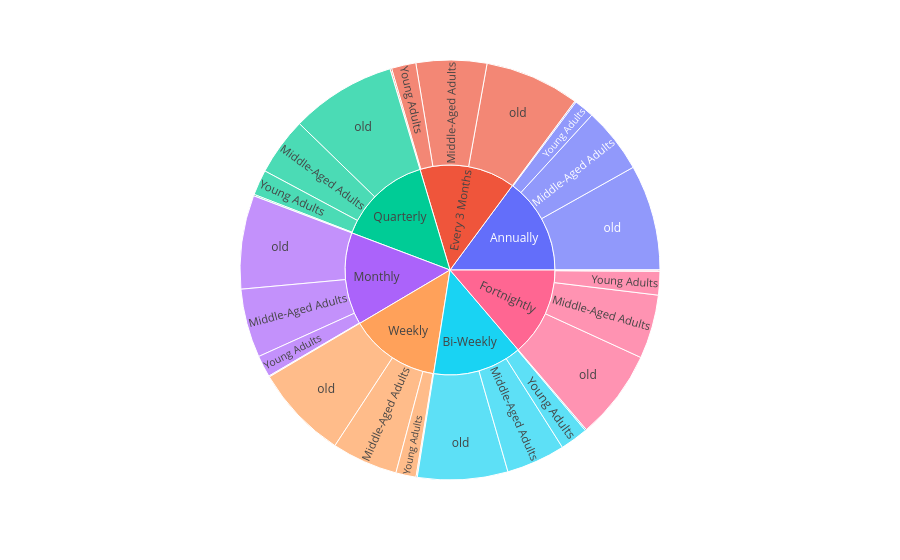

Here is the notebook cell this chart was saved with:
### Code cell
px.sunburst(shop , path=['Frequency of Purchases','Age_category'] , values='Age')

### Figure 1 — Plotly figure (JSON) as saved in the notebook; plotly's stock layout.template omitted (floating-point values rounded to 4 significant figures)
{"data": [{"branchvalues": "total", "domain": {"x": [0, 1], "y": [0, 1]}, "hovertemplate": "labels=%{label}<br>Age=%{value}<br>parent=%{parent}<br>id=%{id}<extra></extra>", "ids": ["Annually/child", "Bi-Weekly/child", "Every 3 Months/child", "Fortnightly/child", "Monthly/child", "Quarterly/child", "Weekly/child", "Annually/teen", "Bi-Weekly/teen", "Every 3 Months/teen", "Fortnightly/teen", "Monthly/teen", "Quarterly/teen", "Weekly/teen", "Annually/Young Adults", "Bi-Weekly/Young Adults", "Every 3 Months/Young Adults", "Fortnightly/Young Adults", "Monthly/Young Adults", "Quarterly/Young Adults", "Weekly/Young Adults", "Annually/Middle-Aged Adults", "Bi-Weekly/Middle-Aged Adults", "Every 3 Months/Middle-Aged Adults", "Fortnightly/Middle-Aged Adults", "Monthly/Middle-Aged Adults", "Quarterly/Middle-Aged Adults", "Weekly/Middle-Aged Adults", "Annually/old", "Bi-Weekly/old", "Every 3 Months/old", "Fortnightly/old", "Monthly/old", "Quarterly/old", "Weekly/old", "Annually", "Bi-Weekly", "Every 3 Months", "Fortnightly", "Monthly", "Quarterly", "Weekly"], "labels": ["child", "child", "child", "child", "child", "child", "child", "teen", "teen", "teen", "teen", "teen", "teen", "teen", "Young Adults", "Young Adults", "Young Adults", "Young Adults", "Young Adults", "Young Adults", "Young Adults", "Middle-Aged Adults", "Middle-Aged Adults", "Middle-Aged Adults", "Middle-Aged Adults", "Middle-Aged Adults", "Middle-Aged Adults", "Middle-Aged Adults", "old", "old", "old", "old", "old", "old", "old", "Annually", "Bi-Weekly", "Every 3 Months", "Fortnightly", "Monthly", "Quarterly", "Weekly"], "name": "", "parents": ["Annually", "Bi-Weekly", "Every 3 Months", "Fortnightly", "Monthly", "Quarterly", "Weekly", "Annually", "Bi-Weekly", "Every 3 Months", "Fortnightly", "Monthly", "Quarterly", "Weekly", "Annually", "Bi-Weekly", "Every 3 Months", "Fortnightly", "Monthly", "Quarterly", "Weekly", "Annually", "Bi-Weekly", "Every 3 Months", "Fortnightly", "Monthly", "Quarterly", "Weekly", "Annually", "Bi-Weekly", "Every 3 Months", "Fortnightly", "Monthly", "Quarterly", "Weekly", "", "", "", "", "", "", ""], "values": [0, 0, 0, 0, 0, 0, 0, 180, 180, 216, 180, 126, 198, 162, 2679, 3709, 3235, 3110, 2873, 3365, 2680, 8712, 7802, 9343, 8468, 9106, 7652, 8736, 13978, 11940, 12556, 11866, 12384, 13943, 12488, 25549, 23631, 25350, 23624, 24489, 25158, 24066], "type": "sunburst"}], "layout": {"legend": {"tracegroupgap": 0}, "margin": {"t": 60}}}
